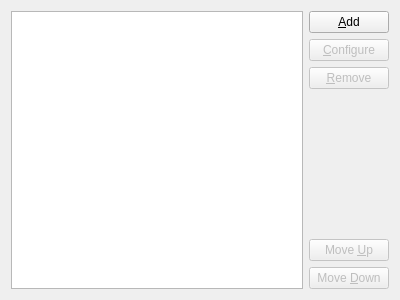
<?xml version="1.0" encoding="UTF-8"?>
<ui version="4.0">
 <class>RoutingSettingsWidget</class>
 <widget class="QWidget" name="RoutingSettingsWidget">
  <property name="geometry">
   <rect>
    <x>0</x>
    <y>0</y>
    <width>400</width>
    <height>300</height>
   </rect>
  </property>
  <property name="windowTitle">
   <string>Form</string>
  </property>
  <layout class="QHBoxLayout" name="horizontalLayout">
   <item>
    <widget class="QListView" name="profilesList"/>
   </item>
   <item>
    <layout class="QVBoxLayout" name="verticalLayout">
     <item>
      <widget class="QPushButton" name="addButton">
       <property name="text">
        <string>&amp;Add</string>
       </property>
      </widget>
     </item>
     <item>
      <widget class="QPushButton" name="configureButton">
       <property name="enabled">
        <bool>false</bool>
       </property>
       <property name="text">
        <string>&amp;Configure</string>
       </property>
      </widget>
     </item>
     <item>
      <widget class="QPushButton" name="removeButton">
       <property name="enabled">
        <bool>false</bool>
       </property>
       <property name="text">
        <string>&amp;Remove</string>
       </property>
      </widget>
     </item>
     <item>
      <spacer name="verticalSpacer">
       <property name="orientation">
        <enum>Qt::Vertical</enum>
       </property>
       <property name="sizeHint" stdset="0">
        <size>
         <width>20</width>
         <height>118</height>
        </size>
       </property>
      </spacer>
     </item>
     <item>
      <widget class="QPushButton" name="moveUpButton">
       <property name="enabled">
        <bool>false</bool>
       </property>
       <property name="text">
        <string>Move &amp;Up</string>
       </property>
      </widget>
     </item>
     <item>
      <widget class="QPushButton" name="moveDownButton">
       <property name="enabled">
        <bool>false</bool>
       </property>
       <property name="text">
        <string>Move &amp;Down</string>
       </property>
      </widget>
     </item>
    </layout>
   </item>
  </layout>
 </widget>
 <resources/>
 <connections/>
</ui>
